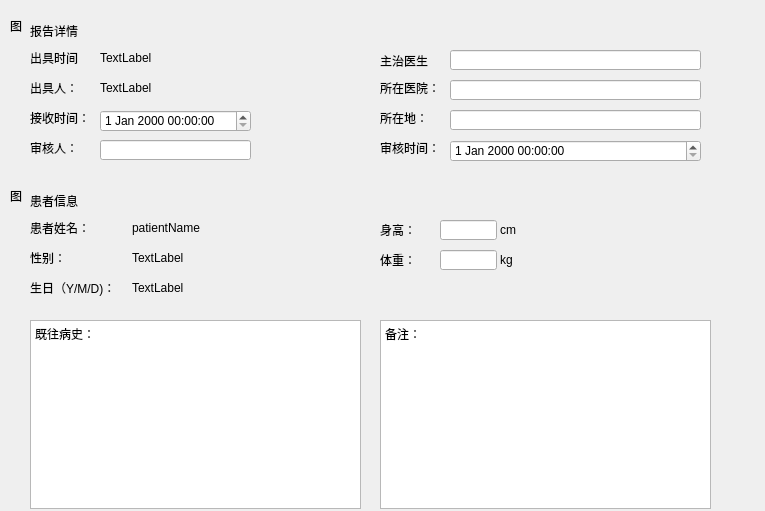
<?xml version="1.0" encoding="UTF-8"?>
<ui version="4.0">
 <class>ReportParticularsPatientInfo</class>
 <widget class="QWidget" name="ReportParticularsPatientInfo">
  <property name="geometry">
   <rect>
    <x>0</x>
    <y>0</y>
    <width>765</width>
    <height>511</height>
   </rect>
  </property>
  <property name="windowTitle">
   <string>Form</string>
  </property>
  <widget class="QLabel" name="label">
   <property name="geometry">
    <rect>
     <x>30</x>
     <y>20</y>
     <width>71</width>
     <height>21</height>
    </rect>
   </property>
   <property name="text">
    <string>报告详情</string>
   </property>
  </widget>
  <widget class="QLabel" name="label_2">
   <property name="geometry">
    <rect>
     <x>10</x>
     <y>20</y>
     <width>12</width>
     <height>12</height>
    </rect>
   </property>
   <property name="text">
    <string>图片</string>
   </property>
  </widget>
  <widget class="QLabel" name="label_3">
   <property name="geometry">
    <rect>
     <x>30</x>
     <y>50</y>
     <width>51</width>
     <height>16</height>
    </rect>
   </property>
   <property name="text">
    <string>出具时间：</string>
   </property>
  </widget>
  <widget class="QLabel" name="provideTime">
   <property name="geometry">
    <rect>
     <x>100</x>
     <y>50</y>
     <width>161</width>
     <height>16</height>
    </rect>
   </property>
   <property name="text">
    <string>TextLabel</string>
   </property>
  </widget>
  <widget class="QLabel" name="label_5">
   <property name="geometry">
    <rect>
     <x>30</x>
     <y>80</y>
     <width>51</width>
     <height>16</height>
    </rect>
   </property>
   <property name="text">
    <string>出具人：</string>
   </property>
  </widget>
  <widget class="QLabel" name="provider">
   <property name="geometry">
    <rect>
     <x>100</x>
     <y>80</y>
     <width>181</width>
     <height>16</height>
    </rect>
   </property>
   <property name="text">
    <string>TextLabel</string>
   </property>
  </widget>
  <widget class="QLabel" name="label_7">
   <property name="geometry">
    <rect>
     <x>30</x>
     <y>110</y>
     <width>61</width>
     <height>16</height>
    </rect>
   </property>
   <property name="text">
    <string>接收时间：</string>
   </property>
  </widget>
  <widget class="QLabel" name="label_9">
   <property name="geometry">
    <rect>
     <x>30</x>
     <y>140</y>
     <width>61</width>
     <height>16</height>
    </rect>
   </property>
   <property name="text">
    <string>审核人：</string>
   </property>
  </widget>
  <widget class="QLabel" name="label_13">
   <property name="geometry">
    <rect>
     <x>380</x>
     <y>80</y>
     <width>61</width>
     <height>16</height>
    </rect>
   </property>
   <property name="text">
    <string>所在医院：</string>
   </property>
  </widget>
  <widget class="QLabel" name="label_15">
   <property name="geometry">
    <rect>
     <x>380</x>
     <y>50</y>
     <width>51</width>
     <height>21</height>
    </rect>
   </property>
   <property name="text">
    <string>主治医生：</string>
   </property>
  </widget>
  <widget class="QLabel" name="label_16">
   <property name="geometry">
    <rect>
     <x>380</x>
     <y>110</y>
     <width>61</width>
     <height>16</height>
    </rect>
   </property>
   <property name="text">
    <string>所在地：</string>
   </property>
  </widget>
  <widget class="QLabel" name="label_17">
   <property name="geometry">
    <rect>
     <x>380</x>
     <y>140</y>
     <width>61</width>
     <height>16</height>
    </rect>
   </property>
   <property name="text">
    <string>审核时间：</string>
   </property>
  </widget>
  <widget class="QLabel" name="label_19">
   <property name="geometry">
    <rect>
     <x>10</x>
     <y>190</y>
     <width>12</width>
     <height>12</height>
    </rect>
   </property>
   <property name="text">
    <string>图片</string>
   </property>
  </widget>
  <widget class="QLabel" name="label_20">
   <property name="geometry">
    <rect>
     <x>30</x>
     <y>190</y>
     <width>71</width>
     <height>21</height>
    </rect>
   </property>
   <property name="text">
    <string>患者信息</string>
   </property>
  </widget>
  <widget class="QLabel" name="label_21">
   <property name="geometry">
    <rect>
     <x>30</x>
     <y>220</y>
     <width>61</width>
     <height>16</height>
    </rect>
   </property>
   <property name="text">
    <string>患者姓名：</string>
   </property>
  </widget>
  <widget class="QLabel" name="patientName">
   <property name="geometry">
    <rect>
     <x>132</x>
     <y>220</y>
     <width>211</width>
     <height>16</height>
    </rect>
   </property>
   <property name="text">
    <string>patientName</string>
   </property>
  </widget>
  <widget class="QLabel" name="label_23">
   <property name="geometry">
    <rect>
     <x>380</x>
     <y>220</y>
     <width>51</width>
     <height>20</height>
    </rect>
   </property>
   <property name="text">
    <string>身高：</string>
   </property>
  </widget>
  <widget class="QLabel" name="label_25">
   <property name="geometry">
    <rect>
     <x>30</x>
     <y>250</y>
     <width>71</width>
     <height>16</height>
    </rect>
   </property>
   <property name="text">
    <string>性别：</string>
   </property>
  </widget>
  <widget class="QLabel" name="sex">
   <property name="geometry">
    <rect>
     <x>132</x>
     <y>250</y>
     <width>81</width>
     <height>16</height>
    </rect>
   </property>
   <property name="text">
    <string>TextLabel</string>
   </property>
  </widget>
  <widget class="QLabel" name="label_27">
   <property name="geometry">
    <rect>
     <x>380</x>
     <y>250</y>
     <width>51</width>
     <height>20</height>
    </rect>
   </property>
   <property name="text">
    <string>体重：</string>
   </property>
  </widget>
  <widget class="QLabel" name="label_29">
   <property name="geometry">
    <rect>
     <x>30</x>
     <y>280</y>
     <width>91</width>
     <height>16</height>
    </rect>
   </property>
   <property name="text">
    <string>生日（Y/M/D)：</string>
   </property>
  </widget>
  <widget class="QLabel" name="birthday">
   <property name="geometry">
    <rect>
     <x>132</x>
     <y>280</y>
     <width>201</width>
     <height>16</height>
    </rect>
   </property>
   <property name="text">
    <string>TextLabel</string>
   </property>
  </widget>
  <widget class="QTextEdit" name="medicalHostory">
   <property name="geometry">
    <rect>
     <x>30</x>
     <y>320</y>
     <width>331</width>
     <height>189</height>
    </rect>
   </property>
   <property name="html">
    <string>&lt;!DOCTYPE HTML PUBLIC &quot;-//W3C//DTD HTML 4.0//EN&quot; &quot;http://www.w3.org/TR/REC-html40/strict.dtd&quot;&gt;
&lt;html&gt;&lt;head&gt;&lt;meta name=&quot;qrichtext&quot; content=&quot;1&quot; /&gt;&lt;style type=&quot;text/css&quot;&gt;
p, li { white-space: pre-wrap; }
&lt;/style&gt;&lt;/head&gt;&lt;body style=&quot; font-family:'SimSun'; font-size:9pt; font-weight:400; font-style:normal;&quot;&gt;
&lt;p style=&quot; margin-top:0px; margin-bottom:0px; margin-left:0px; margin-right:0px; -qt-block-indent:0; text-indent:0px;&quot;&gt;既往病史：&lt;/p&gt;&lt;/body&gt;&lt;/html&gt;</string>
   </property>
  </widget>
  <widget class="QTextEdit" name="remark">
   <property name="geometry">
    <rect>
     <x>380</x>
     <y>320</y>
     <width>331</width>
     <height>189</height>
    </rect>
   </property>
   <property name="html">
    <string>&lt;!DOCTYPE HTML PUBLIC &quot;-//W3C//DTD HTML 4.0//EN&quot; &quot;http://www.w3.org/TR/REC-html40/strict.dtd&quot;&gt;
&lt;html&gt;&lt;head&gt;&lt;meta name=&quot;qrichtext&quot; content=&quot;1&quot; /&gt;&lt;style type=&quot;text/css&quot;&gt;
p, li { white-space: pre-wrap; }
&lt;/style&gt;&lt;/head&gt;&lt;body style=&quot; font-family:'SimSun'; font-size:9pt; font-weight:400; font-style:normal;&quot;&gt;
&lt;p style=&quot; margin-top:0px; margin-bottom:0px; margin-left:0px; margin-right:0px; -qt-block-indent:0; text-indent:0px;&quot;&gt;备注：&lt;/p&gt;&lt;/body&gt;&lt;/html&gt;</string>
   </property>
  </widget>
  <widget class="QLineEdit" name="verifier">
   <property name="geometry">
    <rect>
     <x>100</x>
     <y>140</y>
     <width>151</width>
     <height>20</height>
    </rect>
   </property>
  </widget>
  <widget class="QLineEdit" name="doctor">
   <property name="geometry">
    <rect>
     <x>450</x>
     <y>50</y>
     <width>251</width>
     <height>20</height>
    </rect>
   </property>
  </widget>
  <widget class="QLineEdit" name="hospital">
   <property name="geometry">
    <rect>
     <x>450</x>
     <y>80</y>
     <width>251</width>
     <height>20</height>
    </rect>
   </property>
  </widget>
  <widget class="QLineEdit" name="address">
   <property name="geometry">
    <rect>
     <x>450</x>
     <y>110</y>
     <width>251</width>
     <height>20</height>
    </rect>
   </property>
  </widget>
  <widget class="QLineEdit" name="height">
   <property name="geometry">
    <rect>
     <x>440</x>
     <y>220</y>
     <width>57</width>
     <height>20</height>
    </rect>
   </property>
  </widget>
  <widget class="QLineEdit" name="weight">
   <property name="geometry">
    <rect>
     <x>440</x>
     <y>250</y>
     <width>57</width>
     <height>20</height>
    </rect>
   </property>
  </widget>
  <widget class="QLabel" name="label_4">
   <property name="geometry">
    <rect>
     <x>500</x>
     <y>220</y>
     <width>54</width>
     <height>20</height>
    </rect>
   </property>
   <property name="text">
    <string>cm</string>
   </property>
  </widget>
  <widget class="QLabel" name="label_6">
   <property name="geometry">
    <rect>
     <x>500</x>
     <y>250</y>
     <width>54</width>
     <height>20</height>
    </rect>
   </property>
   <property name="text">
    <string>kg</string>
   </property>
  </widget>
  <widget class="QDateTimeEdit" name="receiverTime">
   <property name="geometry">
    <rect>
     <x>100</x>
     <y>110</y>
     <width>151</width>
     <height>22</height>
    </rect>
   </property>
  </widget>
  <widget class="QDateTimeEdit" name="verifyTime">
   <property name="geometry">
    <rect>
     <x>450</x>
     <y>140</y>
     <width>251</width>
     <height>22</height>
    </rect>
   </property>
  </widget>
 </widget>
 <resources/>
 <connections/>
</ui>
